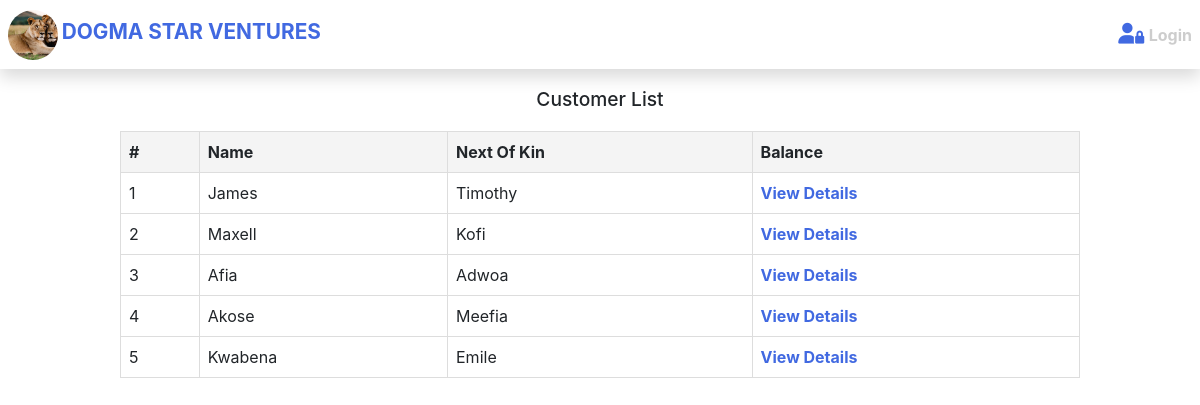
Screenshot of /accounts/admin-customers/ with the database file from the repository.
### savings/models.py (models this page shows, shortened)
class Customer(models.Model):
    name = models.CharField(max_length=150, default='name')
    next_of_kin = models.CharField(max_length=100, default='next_of_kin')
    balance = models.DecimalField(max_digits=10, decimal_places=2, default=0.0)
    customer_image = models.ImageField(
        upload_to='media_file', default='default.jpg')
    joined = models.DateTimeField(auto_now_add=True)
    account_number = models.CharField(
        max_length=20, unique=True, blank=True, null=True)  # Field for account number

### auth/views.py (the view)
# urls.py: path('admin-customers/', CustomerAdminListView.as_view(),
class CustomerAdminListView(ListView):
    model = Customer
    template_name = 'auth/customer_list.html'
    context_object_name = 'customers'

### templates/auth/customer_list.html
{% extends 'base.html' %}
{% block content %}
<section class="record__collection wrapper">
    <div>
        <h1>Customer List</h1>
    </div>
    <article>
        <table class="customer__table">
            <thead>
                <tr>
                    <th>#</th>
                    <th>Name</th>
                    <th>Next Of Kin</th>
                    <th>Balance</th>
                </tr>
            </thead>
            <tbody>
                {% for customer in customers %}
                <tr>
                    <td>{{ forloop.counter }}</td>
                    <td>{{ customer.name }}</td>
                    <td>{{ customer.next_of_kin }}</td>
                    <td>
                        <a class="details__link" href="{% url 'customer_detail' customer.id %}">
                            View Details
                        </a>
                    </td>
                </tr>
                {% endfor %}
            </tbody>
        </table>
    </article>
</section>
{% endblock content %}

### static/css/global.css (style rules this page uses)
body, h1, h2, h3, h4, h5, h6, p, ul, ol, li { margin: 0; padding: 0; }
:root { --primary-color: #4169e1; --primary-background: #4169e1e1; --border-color: #007bff40; --primary-color-light: #7a8589; --text-color: #4444; }
body { font-family: "Poppins", sans-serif; font-weight: 300; font-size: 14px; line-height: 1.5; overflow-x: hidden; }
a { color: var(--text-color) !important; text-decoration: none; font-weight: bolder; }
.wrapper { max-width: 80%; margin-left: auto; margin-right: auto; }
tr { border-color: var(--primary-background) !important; }

### static/css/record_collection.css (style rules this page uses)
.record__collection { margin-left: auto; margin-right: auto; margin-top: 1rem; }
.record__collection h1 { text-align: center; font-size: 1.2rem; }

### static/css/customer-detail.css (style rules this page uses)
.record__collection h1 { text-align: center; margin-bottom: 20px; }
.customer__table { width: 100%; border-collapse: collapse; margin: 20px 0; }
.customer__table th, .customer__table td { border: 1px solid #ddd; text-align: left; padding: 8px; }
.customer__table th { background-color: #f4f4f4; }
.details__link, .back__link { color: var(--primary-color) !important; text-decoration: none; font-weight: bold; }

### rows the page displays
Customer: name "James", next_of_kin "Timothy"
Customer: name "Maxell", next_of_kin "Kofi"
Customer: name "Afia", next_of_kin "Adwoa"
Customer: name "Akose", next_of_kin "Meefia"
Customer: name "Kwabena", next_of_kin "Emile"
